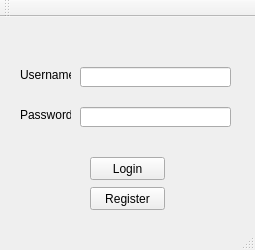
<?xml version="1.0" encoding="UTF-8"?>
<ui version="4.0">
 <class>MainWindow</class>
 <widget class="QMainWindow" name="MainWindow">
  <property name="geometry">
   <rect>
    <x>0</x>
    <y>0</y>
    <width>255</width>
    <height>250</height>
   </rect>
  </property>
  <property name="windowTitle">
   <string>MainWindow</string>
  </property>
  <widget class="QWidget" name="centralWidget">
   <widget class="QLabel" name="label">
    <property name="geometry">
     <rect>
      <x>20</x>
      <y>50</y>
      <width>51</width>
      <height>16</height>
     </rect>
    </property>
    <property name="text">
     <string>Username:</string>
    </property>
   </widget>
   <widget class="QLabel" name="label_2">
    <property name="geometry">
     <rect>
      <x>20</x>
      <y>90</y>
      <width>51</width>
      <height>16</height>
     </rect>
    </property>
    <property name="text">
     <string>Password:</string>
    </property>
   </widget>
   <widget class="QLineEdit" name="lineEdit">
    <property name="geometry">
     <rect>
      <x>80</x>
      <y>50</y>
      <width>151</width>
      <height>20</height>
     </rect>
    </property>
   </widget>
   <widget class="QLineEdit" name="lineEdit_2">
    <property name="geometry">
     <rect>
      <x>80</x>
      <y>90</y>
      <width>151</width>
      <height>20</height>
     </rect>
    </property>
    <property name="echoMode">
     <enum>QLineEdit::Password</enum>
    </property>
   </widget>
   <widget class="QPushButton" name="pushButton">
    <property name="geometry">
     <rect>
      <x>90</x>
      <y>140</y>
      <width>75</width>
      <height>23</height>
     </rect>
    </property>
    <property name="text">
     <string>Login</string>
    </property>
   </widget>
   <widget class="QPushButton" name="pushButton_2">
    <property name="geometry">
     <rect>
      <x>90</x>
      <y>170</y>
      <width>75</width>
      <height>23</height>
     </rect>
    </property>
    <property name="text">
     <string>Register</string>
    </property>
   </widget>
  </widget>
  <widget class="QMenuBar" name="menuBar">
   <property name="geometry">
    <rect>
     <x>0</x>
     <y>0</y>
     <width>255</width>
     <height>21</height>
    </rect>
   </property>
  </widget>
  <widget class="QToolBar" name="mainToolBar">
   <attribute name="toolBarArea">
    <enum>TopToolBarArea</enum>
   </attribute>
   <attribute name="toolBarBreak">
    <bool>false</bool>
   </attribute>
  </widget>
  <widget class="QStatusBar" name="statusBar"/>
 </widget>
 <layoutdefault spacing="6" margin="11"/>
 <resources/>
 <connections/>
</ui>
